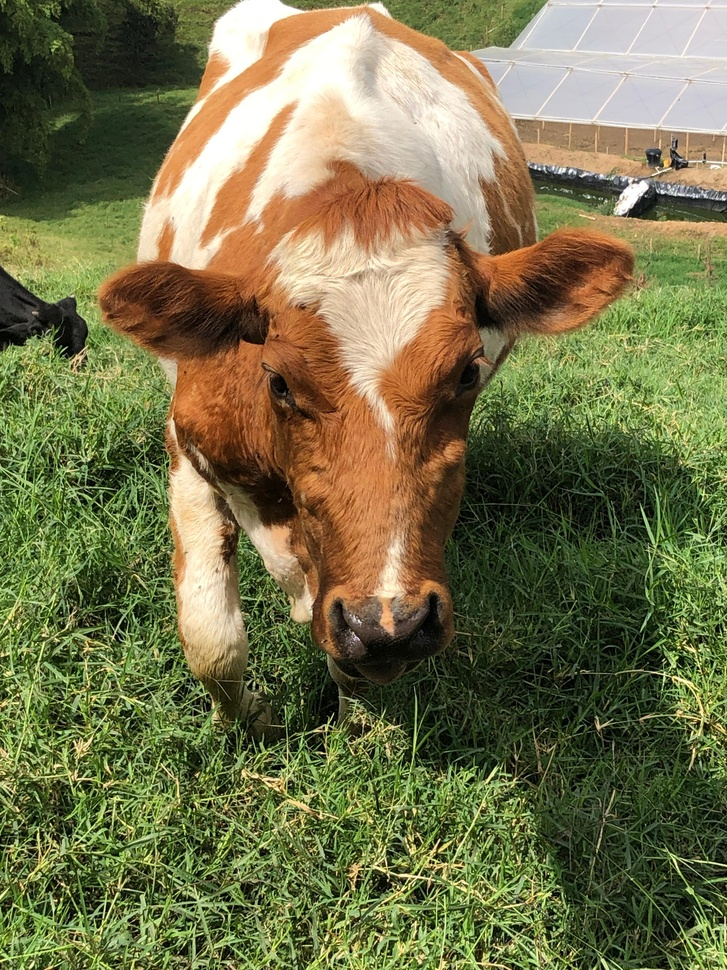
#> input picture Vision Artificial/Actividad en clase 2/Imagenes/Vaca.jpg, 727 x 970 px, shrunk from 3024 x 4032 before the run, found by its file name
$ python Rotation.py
#> lines starting #> are read from the running program, lines starting #| are printed output that depends on the picture
import cv2
import matplotlib.pyplot as plt

img = cv2.imread('Actividad en clase 2/Imagenes/Vaca.jpg')
#> img is the input picture: shape (970, 727, 3); mean B, G, R 75.1, 114.9, 117.4

# Obtener las dimensiones de la imagen
(h, w) = img.shape[:2]
#> h = 970; w = 727

# Establecer el centro de la imagen para rotarla
center = (w // 2, h // 2)
#> center = (363, 485)

# Crear la matriz de rotación (por ejemplo, 45 grados)
M = cv2.getRotationMatrix2D(center, 90, 1.0)

# Rotar la imagen
rotated_img = cv2.warpAffine(img, M, (w, h))
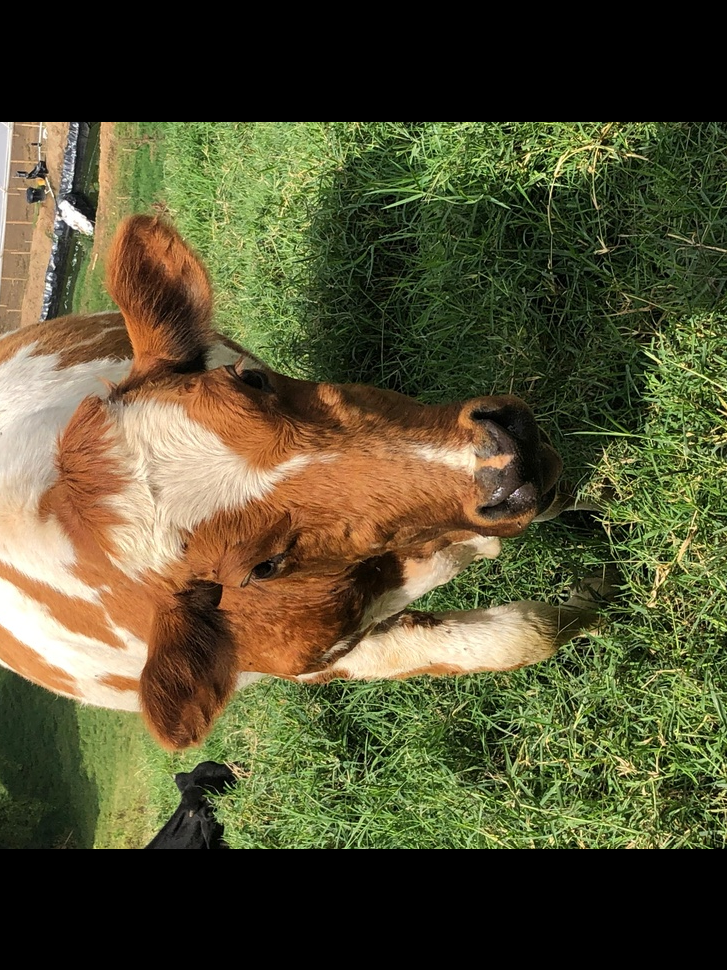
#> rotated_img: shape (970, 727, 3); mean B, G, R 50.1, 81.1, 84.8

# Mostrar la imagen rotada
plt.imshow(rotated_img)
plt.axis('off')  # Ocultar los ejes
plt.show()

$ run again, with Vision Artificial/Actividad en clase 2/Imagenes/Paisaje.jpg copied over Vision Artificial/Actividad en clase 2/Imagenes/Vaca.jpg
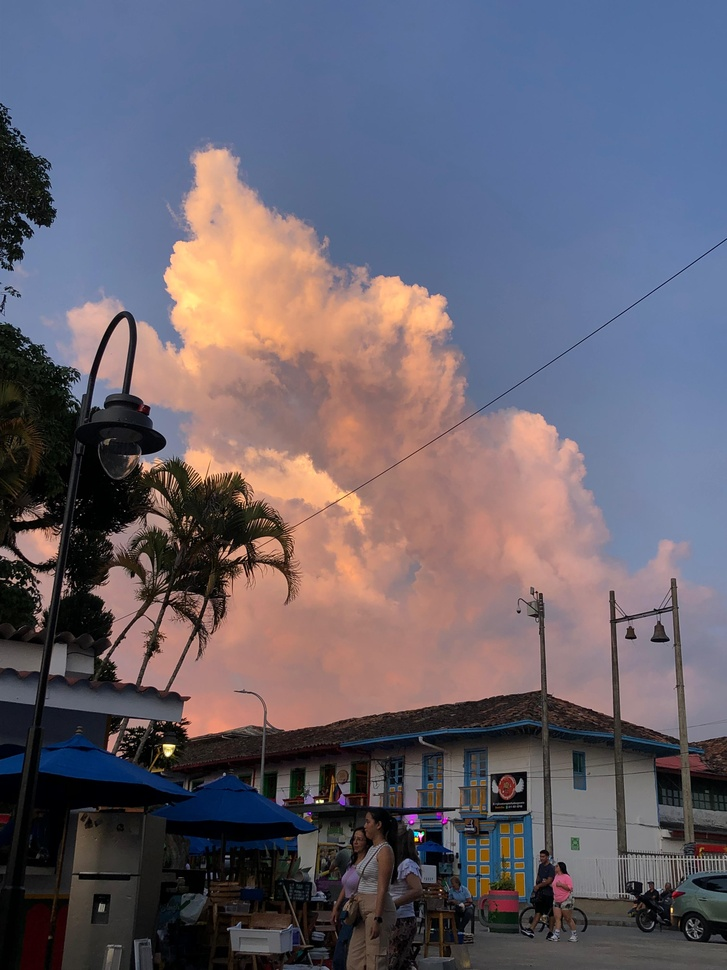
#> input picture Vision Artificial/Actividad en clase 2/Imagenes/Paisaje.jpg, 727 x 970 px, shrunk from 3024 x 4032 before the run, found by its file name
#> img is the input picture: shape (970, 727, 3); mean B, G, R 108.7, 97.2, 102.9
#> `rotated_img = cv2.warpAffine(img, M, (w, h))`:
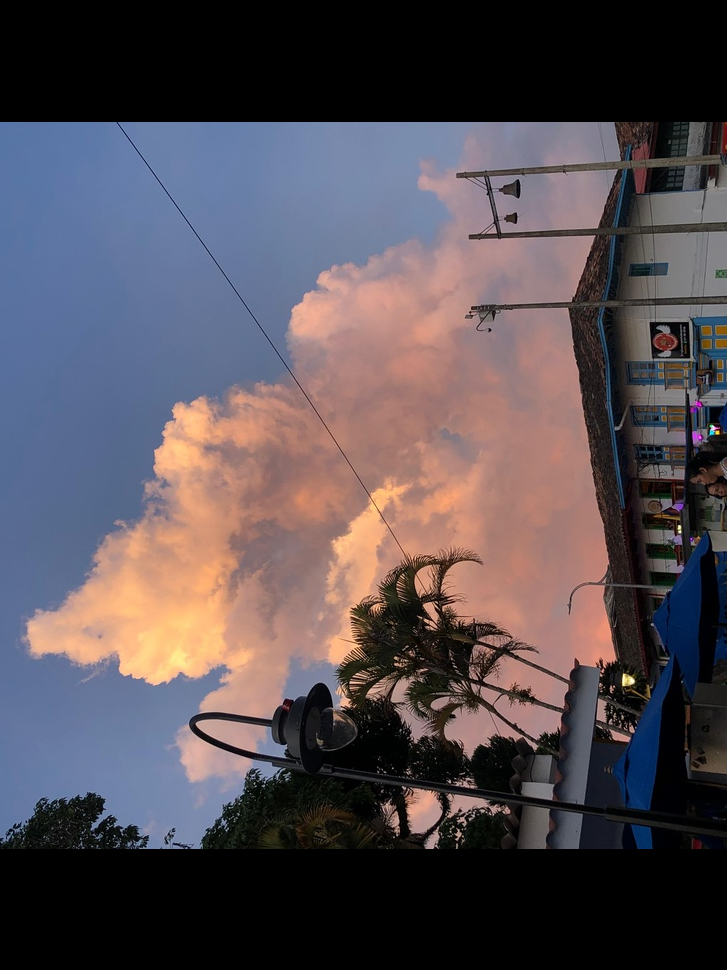
#> rotated_img: shape (970, 727, 3); mean B, G, R 83.3, 77.3, 85.5
